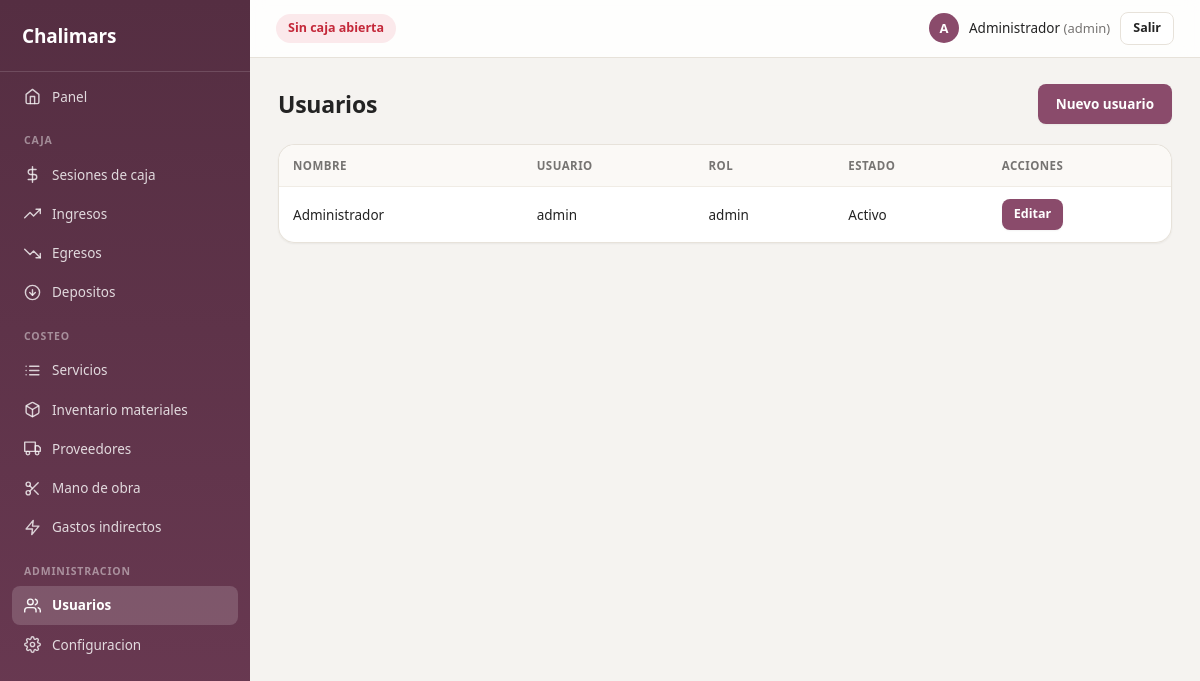
Page /usuarios/index.php (signed in) on the committed database.
### tables this page shows
CREATE TABLE configuracion (
    id INT PRIMARY KEY DEFAULT 1,
    nombre_negocio VARCHAR(150) NOT NULL DEFAULT 'Chalimars',
    logo VARCHAR(255) NULL,
    color_primario VARCHAR(7) NOT NULL DEFAULT '#8a4b6b',
    updated_at TIMESTAMP DEFAULT CURRENT_TIMESTAMP ON UPDATE CURRENT_TIMESTAMP
);

CREATE TABLE usuarios (
    id INT AUTO_INCREMENT PRIMARY KEY,
    username VARCHAR(50) NOT NULL UNIQUE,
    password VARCHAR(255) NOT NULL,
    nombre_completo VARCHAR(150) NOT NULL,
    rol ENUM('admin','cajero') NOT NULL DEFAULT 'cajero',
    activo TINYINT(1) NOT NULL DEFAULT 1,
    created_at TIMESTAMP DEFAULT CURRENT_TIMESTAMP
);

### includes/functions.php (called while the page is built, shortened)
<?php
function h($value) {
    return htmlspecialchars((string)($value ?? ''), ENT_QUOTES, 'UTF-8');
}
function get_config(PDO $pdo) {
    static $config = null;
    if ($config === null) {
        $stmt = $pdo->query('SELECT * FROM configuracion WHERE id = 1');
        $config = $stmt->fetch() ?: [
            'nombre_negocio' => 'Chalimars',
            'logo' => null,
            'color_primario' => '#8a4b6b',
        ];
    }
    return $config;
}

### includes/auth.php (called while the page is built, shortened)
<?php
function current_user() {
    return $_SESSION['user'] ?? null;
}
function is_admin() {
    $user = current_user();
    return $user && $user['rol'] === 'admin';
}
function caja_abierta(PDO $pdo) {
    $stmt = $pdo->query("SELECT * FROM cajas_sesiones WHERE estado = 'abierta' ORDER BY id DESC LIMIT 1");
    return $stmt->fetch() ?: null;
}

### usuarios/index.php (the view, shortened to what this page needs)
<?php
require_once __DIR__ . '/../includes/bootstrap.php';
$usuarios = $pdo->query('SELECT * FROM usuarios ORDER BY nombre_completo')->fetchAll();
require __DIR__ . '/../includes/header.php';
?>
<div class="page-header">
    <h1>Usuarios</h1>
    <a class="btn" href="<?= BASE_URL ?>usuarios/form.php">Nuevo usuario</a>
</div>
<div class="table-wrap">
<table>
    <thead>
    <tr><th>Nombre</th><th>Usuario</th><th>Rol</th><th>Estado</th><th>Acciones</th></tr>
    </thead>
    <tbody>
    <?php foreach ($usuarios as $u): ?>
        <tr>
            <td><?= h($u['nombre_completo']) ?></td>
            <td><?= h($u['username']) ?></td>
            <td><?= h($u['rol']) ?></td>
            <td><?= $u['activo'] ? 'Activo' : 'Inactivo' ?></td>
            <td class="actions">
                <a class="btn btn-sm" href="<?= BASE_URL ?>usuarios/form.php?id=<?= (int)$u['id'] ?>">Editar</a>
            </td>
        </tr>
    <?php endforeach; ?>
    </tbody>
</table>
</div>
<?php require __DIR__ . '/../includes/footer.php'; ?>

### includes/header.php (shortened to what this page needs)
<?php
$user = current_user();
$sesionCaja = isset($pdo) ? caja_abierta($pdo) : null;
$config = isset($pdo) ? get_config($pdo) : ['nombre_negocio' => 'Chalimars', 'logo' => null, 'color_primario' => '#8a4b6b'];
$currentDir = trim(str_replace('\\', '/', dirname($_SERVER['SCRIPT_NAME'] ?? '')), '/');
$currentDir = basename($currentDir);
$currentFile = basename($_SERVER['SCRIPT_NAME'] ?? '');
function nav_active($section, $currentDir, $currentFile = null) {
    if ($section === '') {
        return $currentDir === '' && $currentFile === 'index.php';
    }
    return $currentDir === $section;
}
$navItems = [
    ['section' => '', 'url' => 'index.php', 'label' => 'Panel',
        'icon' => '<path d="M3 9l9-7 9 7v11a2 2 0 0 1-2 2H5a2 2 0 0 1-2-2z"></path><path d="M9 22V12h6v10"></path>'],
];
if (is_admin()) {
    $navGroups['Administracion'] = [
        ['section' => 'usuarios', 'url' => 'usuarios/index.php', 'label' => 'Usuarios',
            'icon' => '<path d="M17 21v-2a4 4 0 0 0-4-4H5a4 4 0 0 0-4 4v2"></path><circle cx="9" cy="7" r="4"></circle><path d="M23 21v-2a4 4 0 0 0-3-3.87"></path><path d="M16 3.13a4 4 0 0 1 0 7.75"></path>'],
        ['section' => 'configuracion', 'url' => 'configuracion/index.php', 'label' => 'Configuracion',
            'icon' => '<circle cx="12" cy="12" r="3"></circle><path d="M19.4 15a1.65 1.65 0 0 0 .33 1.82l.06.06a2 2 0 0 1 0 2.83 2 2 0 0 1-2.83 0l-.06-.06a1.65 1.65 0 0 0-1.82-.33 1.65 1.65 0 0 0-1 1.51V21a2 2 0 0 1-2 2 2 2 0 0 1-2-2v-.09A1.65 1.65 0 0 0 9 19.4a1.65 1.65 0 0 0-1.82.33l-.06.06a2 2 0 0 1-2.83 0 2 2 0 0 1 0-2.83l.06-.06a1.65 1.65 0 0 0 .33-1.82 1.65 1.65 0 0 0-1.51-1H3a2 2 0 0 1-2-2 2 2 0 0 1 2-2h.09A1.65 1.65 0 0 0 4.6 9a1.65 1.65 0 0 0-.33-1.82l-.06-.06a2 2 0 0 1 0-2.83 2 2 0 0 1 2.83 0l.06.06a1.65 1.65 0 0 0 1.82.33H9a1.65 1.65 0 0 0 1-1.51V3a2 2 0 0 1 2-2 2 2 0 0 1 2 2v.09a1.65 1.65 0 0 0 1 1.51 1.65 1.65 0 0 0 1.82-.33l.06-.06a2 2 0 0 1 2.83 0 2 2 0 0 1 0 2.83l-.06.06a1.65 1.65 0 0 0-.33 1.82V9a1.65 1.65 0 0 0 1.51 1H21a2 2 0 0 1 2 2 2 2 0 0 1-2 2h-.09a1.65 1.65 0 0 0-1.51 1z"></path>'],
    ];
}
function render_nav_link($item, $currentDir, $currentFile) {
    $active = nav_active($item['section'], $currentDir, $currentFile);
    printf(
        '<a href="%s%s" class="%s"><svg class="nav-icon" viewBox="0 0 24 24" fill="none" stroke="currentColor" stroke-width="2" stroke-linecap="round" stroke-linejoin="round">%s</svg><span>%s</span></a>',
        BASE_URL, h($item['url']), $active ? 'active' : '', $item['icon'], h($item['label'])
    );
}
?>
<!DOCTYPE html>
<html lang="es">
<head>
<link rel="stylesheet" href="<?= BASE_URL ?>assets/css/style.css">
</head>
<body>
<div class="app">
    <aside class="sidebar">
        <div class="brand">
            <span><?= h($config['nombre_negocio']) ?></span>
        </div>
        <nav>
            <?php render_nav_link($navItems[0], $currentDir, $currentFile); ?>
            <?php foreach ($navGroups as $groupLabel => $items): ?>
                <div class="nav-group"><?= h($groupLabel) ?></div>
                <?php foreach ($items as $item): ?>
                    <?php render_nav_link($item, $currentDir, $currentFile); ?>
                <?php endforeach; ?>
            <?php endforeach; ?>
        </nav>
    </aside>
    <div class="main">
        <header class="topbar">
            <div class="caja-status">
                <?php if ($sesionCaja): ?>
                    <span class="badge badge-open">Caja abierta desde <?= h(date('d/m/Y H:i', strtotime($sesionCaja['fecha_apertura']))) ?></span>
                <?php else: ?>
                    <span class="badge badge-closed">Sin caja abierta</span>
                <?php endif; ?>
            </div>
            <div class="user-info">
                <span class="user-avatar"><?= h(mb_substr($user['nombre_completo'] ?? '?', 0, 1)) ?></span>
                <span><?= h($user['nombre_completo'] ?? '') ?> <span class="muted">(<?= h($user['rol'] ?? '') ?>)</span></span>
                <a href="<?= BASE_URL ?>logout.php" class="btn btn-sm btn-secondary">Salir</a>
            </div>
        </header>
        <main class="content">

### includes/footer.php
        </main>
    </div>
</div>
</body>
</html>

### assets/css/style.css (style rules this page uses)
:root { --primary: #8a4b6b; --primary-dark: #6d3a54; --primary-darker: #4a2839; --primary-soft: color-mix(in srgb, var(--primary) 12%, white); --bg: #f5f3f0; --panel: #ffffff; --text: #232323; --muted: #767472; --border: #e7e2da; --border-soft: #f0ece5; --success: #1e7d3c; --success-bg: #e6f5ea; --error: #c4293a; --error-bg: #fbe9eb; --radius-sm: 8px; --radius: 12px; --radius-lg: 16px; --shadow-sm: 0 1px 2px rgba(20, 15, 10, 0.05); --shadow: 0 4px 16px rgba(20, 15, 10, 0.06), 0 1px 3px rgba(20, 15, 10, 0.05); --shadow-lg: 0 12px 32px rgba(20, 15, 10, 0.12); --font: "Segoe UI", -apple-system, BlinkMacSystemFont, "Inter", Roboto, Helvetica, Arial, sans-serif; }
* { box-sizing: border-box; }
html { -webkit-font-smoothing: antialiased; }
body { margin: 0; font-family: var(--font); background: var(--bg); color: var(--text); font-size: 14.5px; line-height: 1.5; }
a { color: var(--primary); text-decoration: none; }
h1, h2, h3 { font-weight: 700; letter-spacing: -0.01em; }
.app { display: flex; min-height: 100vh; }
.sidebar { width: 250px; flex-shrink: 0; background: linear-gradient(180deg, var(--primary-darker), var(--primary-dark)); color: #fff; padding: 22px 0 24px; display: flex; flex-direction: column; position: sticky; top: 0; height: 100vh; overflow-y: auto; }
.sidebar .brand { display: flex; align-items: center; gap: 10px; font-size: 19px; font-weight: 800; letter-spacing: -0.01em; padding: 0 22px 20px; margin-bottom: 6px; border-bottom: 1px solid rgba(255,255,255,0.14); }
.sidebar nav { display: flex; flex-direction: column; gap: 1px; padding: 0 12px; }
.sidebar nav a { display: flex; align-items: center; gap: 11px; color: rgba(255,255,255,0.82); padding: 9px 12px; border-radius: var(--radius-sm); font-size: 13.5px; font-weight: 500; transition: background 0.15s ease, color 0.15s ease; }
.sidebar nav a.active { background: rgba(255,255,255,0.16); color: #fff; font-weight: 600; }
.nav-icon { width: 17px; height: 17px; flex-shrink: 0; opacity: 0.95; }
.sidebar .nav-group { color: rgba(255,255,255,0.45); font-size: 10.5px; font-weight: 700; text-transform: uppercase; letter-spacing: 0.08em; padding: 16px 12px 6px; }
.main { flex: 1; display: flex; flex-direction: column; min-width: 0; }
.topbar { background: rgba(255,255,255,0.85); backdrop-filter: blur(8px); border-bottom: 1px solid var(--border); padding: 12px 26px; display: flex; justify-content: space-between; align-items: center; flex-wrap: wrap; gap: 10px; position: sticky; top: 0; z-index: 10; }
.user-info { font-size: 13.5px; color: var(--text); display: flex; align-items: center; gap: 10px; }
.user-avatar { width: 30px; height: 30px; border-radius: 50%; background: var(--primary); color: #fff; display: inline-flex; align-items: center; justify-content: center; font-weight: 700; font-size: 13px; text-transform: uppercase; }
.badge { padding: 5px 12px; border-radius: 999px; font-size: 12.5px; font-weight: 600; display: inline-flex; align-items: center; gap: 6px; }
.badge-closed { background: var(--error-bg); color: var(--error); }
.content { padding: 26px 28px 40px; flex: 1; }
.page-header { display: flex; justify-content: space-between; align-items: center; margin-bottom: 20px; flex-wrap: wrap; gap: 10px; }
.page-header h1 { margin: 0; font-size: 23px; }
table { width: 100%; border-collapse: collapse; background: var(--panel); }
th, td { padding: 12px 14px; border-bottom: 1px solid var(--border-soft); text-align: left; font-size: 13.5px; }
th { background: #fbf9f6; font-weight: 700; font-size: 11.5px; text-transform: uppercase; letter-spacing: 0.04em; color: var(--muted); }
tbody tr:last-child td { border-bottom: none; }
.table-wrap { overflow-x: auto; border: 1px solid var(--border); border-radius: var(--radius-lg); box-shadow: var(--shadow-sm); }
.table-wrap table { border-radius: var(--radius-lg); overflow: hidden; }
.btn { display: inline-flex; align-items: center; gap: 6px; background: var(--primary); color: #fff; border: none; padding: 10px 18px; border-radius: var(--radius-sm); cursor: pointer; font-size: 13.5px; font-weight: 600; text-decoration: none; transition: background 0.15s ease, transform 0.1s ease, box-shadow 0.15s ease; box-shadow: var(--shadow-sm); }
.btn-secondary { background: var(--panel); color: var(--text); border: 1px solid var(--border); box-shadow: none; }
.btn-sm { padding: 6px 12px; font-size: 12.5px; }
.actions { display: flex; gap: 10px; flex-wrap: wrap; }
.muted { color: var(--muted); font-size: 13px; }

### rows in the picture
configuracion: nombre_negocio "Chalimars"
usuarios: nombre_completo "A", nombre_completo "Administrador", rol "admin", username "admin", activo "Activo"

### other values in the picture
$item['label'] "Panel"
$groupLabel "CAJA"
$item['label'] "Sesiones de caja"
$item['label'] "Ingresos"
$item['label'] "Egresos"
$item['label'] "Depositos"
$groupLabel "COSTEO"
$item['label'] "Servicios"
$item['label'] "Inventario materiales"
$item['label'] "Proveedores"
$item['label'] "Mano de obra"
$item['label'] "Gastos indirectos"
$groupLabel "ADMINISTRACION"
$item['label'] "Usuarios"
$item['label'] "Configuracion"
